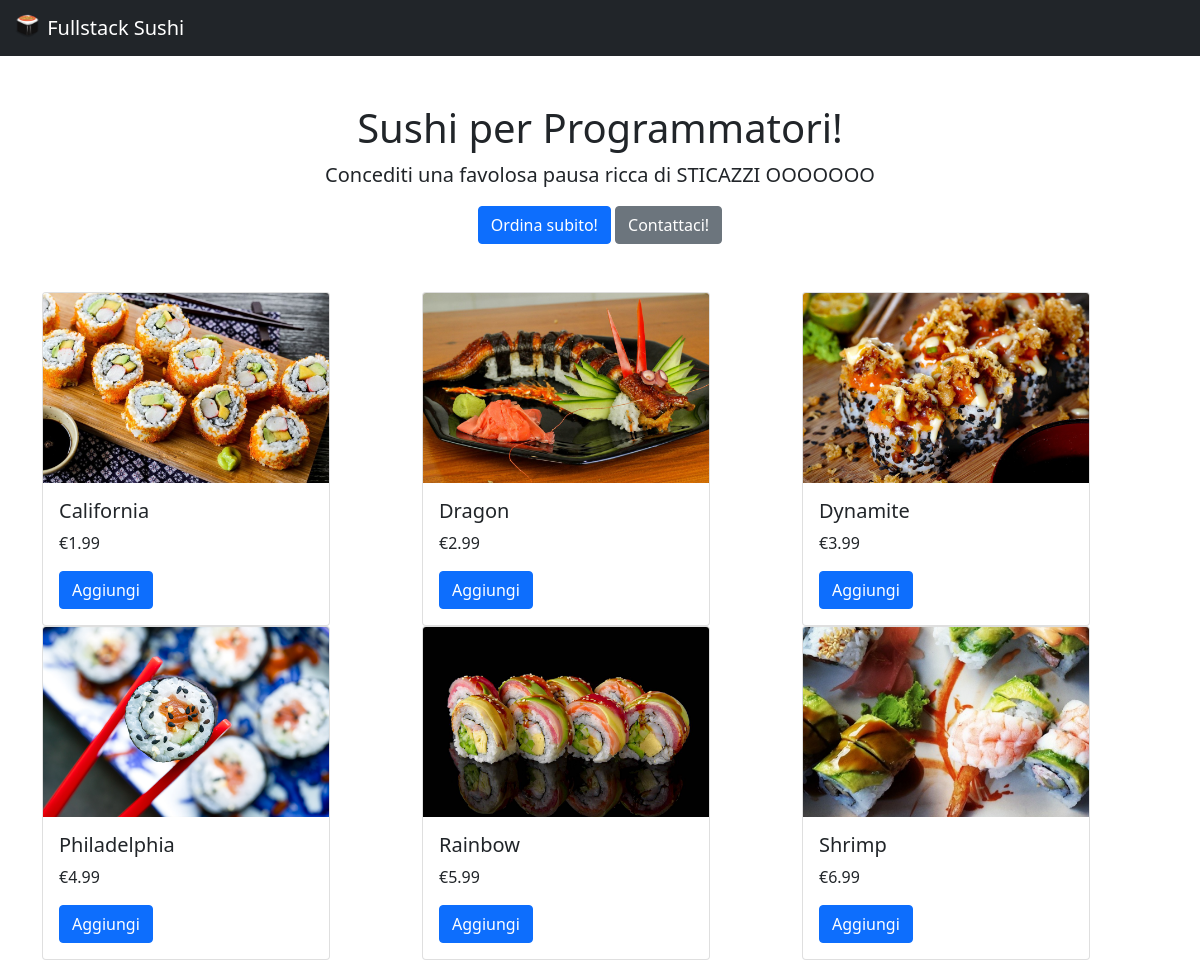
The page /rolls/ on the database its author committed.
### rolls/models.py (models this page shows, shortened)
class Roll(models.Model):
    immagine = models.ImageField()
    nome = models.CharField(max_length=20)
    prezzo = models.FloatField()

### rolls/views.py (the view)
# urls.py: path('rolls/', include('rolls.urls')),
def rolls(request):
    rolls = Roll.objects.all()
    return render(request, 'rolls/sushi-rolls.html', {'rolls' : rolls})

### rolls/templates/rolls/sushi-rolls.html (shortened to what this page needs)
<!doctype html>
<html lang="en">
  <head>
    <link href="https://cdn.jsdelivr.net/npm/bootstrap@5.1.3/dist/css/bootstrap.min.css" rel="stylesheet">
  </head>
  <body>
    <nav class="navbar navbar-dark bg-dark">
        <div class="container-fluid">
          <a class="navbar-brand" href="#">
            {% load static %}
            <img src="{% static 'rolls/logo.png' %}" alt="" width="30" height="24" class="d-inline-block align-text-top">
            Fullstack Sushi
          </a>
        </div>
    </nav>
    <div class="container my-5 text-center" style="max-width: 580px;">
      <h1>Sushi per Programmatori!</h1>
      <p class="lead">Concediti una favolosa pausa ricca di STICAZZI OOOOOOO</p>
      <button type="button" class="btn btn-primary">Ordina subito!</button>
      <a href="/rolls/contattaci" type="button" class="btn btn-secondary">Contattaci!</a>
    </div>
    <div class="container">
      <div class="row">
          {% for roll in rolls %}
          <div class="col-sm">
            <div class="card" style="width: 18rem;">
              <img src="{{roll.immagine.url}}" class="card-img-top" alt="...">
              <div class="card-body">
                <h5 class="card-title">{{roll.nome}}</h5>
                <p class="card-text">€{{roll.prezzo}}</p>
                <a href="#" class="btn btn-primary">Aggiungi</a>
              </div>
            </div>
          </div>
          {% endfor %}
      </div>
    </div>
  </body>
</html>

### rows shown on the page
Roll: immagine (picture), nome "California", prezzo "1.99"
Roll: immagine (picture), nome "Dragon", prezzo "2.99"
Roll: immagine (picture), nome "Dynamite", prezzo "3.99"
Roll: immagine (picture), nome "Philadelphia", prezzo "4.99"
Roll: immagine (picture), nome "Rainbow", prezzo "5.99"
Roll: immagine (picture), nome "Shrimp", prezzo "6.99"
